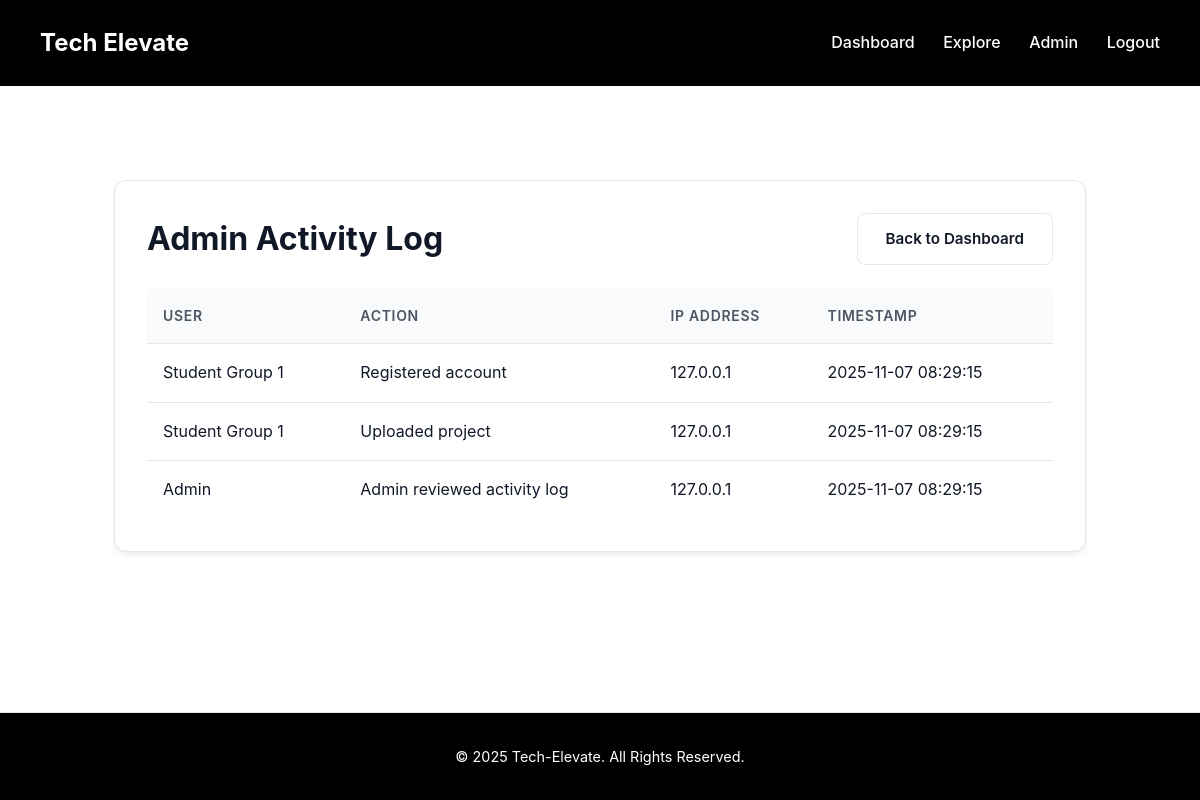
The app's page /admin/admin_activity_log.php (signed in) with its own data.
### tables this page shows
CREATE TABLE activity_log (
  id INT AUTO_INCREMENT PRIMARY KEY,
  user_id INT,
  action VARCHAR(255) NOT NULL,
  ip_address VARCHAR(100) DEFAULT NULL,
  user_agent TEXT DEFAULT NULL,
  date_time TIMESTAMP DEFAULT CURRENT_TIMESTAMP,
  FOREIGN KEY (user_id) REFERENCES users(id) ON DELETE CASCADE
);

CREATE TABLE users (
  id INT AUTO_INCREMENT PRIMARY KEY,
  name VARCHAR(150) NOT NULL,
  email VARCHAR(150) NOT NULL UNIQUE,
  password VARCHAR(255) NOT NULL,
  role ENUM('admin','student') DEFAULT 'student',
  photo VARCHAR(255) DEFAULT NULL,
  course VARCHAR(150) DEFAULT NULL,
  year_level VARCHAR(100) DEFAULT NULL,
  about TEXT DEFAULT NULL,
  status ENUM('active','inactive') DEFAULT 'active',
  reset_token VARCHAR(255) DEFAULT NULL,
  reset_expires DATETIME DEFAULT NULL,
  created_at TIMESTAMP DEFAULT CURRENT_TIMESTAMP,
  updated_at TIMESTAMP DEFAULT CURRENT_TIMESTAMP ON UPDATE CURRENT_TIMESTAMP
);

### admin/admin_activity_log.php (the view, shortened to what this page needs)
<?php
require '../db_connect.php';
$activityLog = $conn->query("SELECT a.*, u.name FROM activity_log a LEFT JOIN users u ON a.user_id = u.id ORDER BY a.date_time DESC");
include '../includes/header.php';
?>
<div class="page-body">
    <div class="admin-table-container">
        <div class="admin-table-header">
            <h1 class="page-title">Admin Activity Log</h1>
            <a class="btn-outline" href="dashboard.php">Back to Dashboard</a>
        </div>
        <table class="styled-table">
            <thead>
                <tr>
                    <th>User</th>
                    <th>Action</th>
                    <th>IP Address</th>
                    <th>Timestamp</th>
                </tr>
            </thead>
            <tbody>
                <?php while ($log = $activityLog->fetch_assoc()) : ?>
                    <tr>
                        <td><?php echo htmlspecialchars($log['name'] ?? 'Guest'); ?></td>
                        <td><?php echo htmlspecialchars($log['action']); ?></td>
                        <td><?php echo htmlspecialchars($log['ip_address']); ?></td>
                        <td><?php echo htmlspecialchars($log['date_time']); ?></td>
                    </tr>
                <?php endwhile; ?>
            </tbody>
        </table>
    </div>
</div>
<?php include '../includes/footer.php'; ?>

### assets/css/style.css (style rules this page uses)
:root { --bg-color: #ffffff; --primary-color: #2563EB; --secondary-color: #4B5563; --text-color: #111827; --card-bg: #ffffff; --border-color: #E5E7EB; --shadow: 0 4px 6px -1px rgba(0, 0, 0, 0.05), 0 2px 4px -1px rgba(0, 0, 0, 0.04); --shadow-lg: 0 10px 15px -3px rgba(0, 0, 0, 0.07), 0 4px 6px -2px rgba(0, 0, 0, 0.05); --font-family: 'Inter', -apple-system, BlinkMacSystemFont, 'Segoe UI', Roboto, sans-serif; }
* { margin: 0; padding: 0; box-sizing: border-box; font-family: var(--font-family); }
body { background-color: var(--bg-color); color: var(--text-color); line-height: 1.6; min-height: 100vh; display: flex; flex-direction: column; }
.container, .page-body { width: 90%; max-width: 1200px; margin: 0 auto; padding-top: 90px; padding-bottom: 2rem; }
.btn, .btn-outline, .btn-small { border: 1px solid transparent; cursor: pointer; border-radius: 0.5rem; text-decoration: none; display: inline-block; font-size: 0.95rem; font-weight: 600; padding: 0.8rem 1.75rem; transition: all 0.2s ease; }
.btn-outline { background-color: transparent; border-color: var(--border-color); color: var(--text-color); }
.admin-table-container { background-color: var(--card-bg); padding: 2rem; border-radius: 0.75rem; border: 1px solid var(--border-color); box-shadow: var(--shadow); }
.admin-table-header { display: flex; justify-content: space-between; align-items: center; margin-bottom: 1.5rem; }
.styled-table { width: 100%; border-collapse: collapse; }
.styled-table th, .styled-table td { padding: 1rem; text-align: left; border-bottom: 1px solid var(--border-color); }
.styled-table th { background-color: #F9FAFB; font-weight: 600; color: var(--secondary-color); font-size: 0.875rem; text-transform: uppercase; letter-spacing: 0.05em; }
.styled-table tbody tr:last-child td { border-bottom: none; }

### records on screen
activity_log: user.name "Student Group 1", action "Registered account", ip_address "127.0.0.1", date_time "2025-11-07 08:29:15"
activity_log: user.name "Student Group 1", action "Uploaded project", ip_address "127.0.0.1", date_time "2025-11-07 08:29:15"
activity_log: user.name "Admin", action "Admin reviewed activity log", ip_address "127.0.0.1", date_time "2025-11-07 08:29:15"
